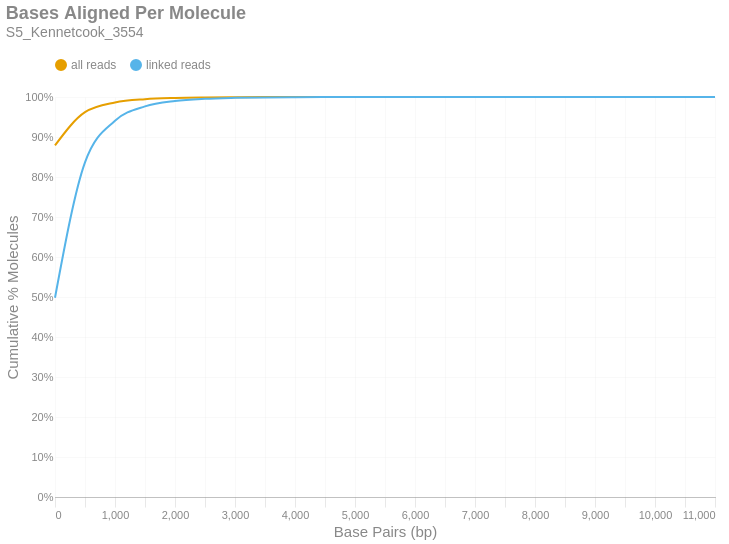

Write notebook code for a chart like this one.
### Markdown cell above
### Bases Aligned Per Molecule
This is a cumulative frequency distribution showing the number of base pairs aligned per unique molecule. These data are shown in 500 bp bins. There are two distributions: one with `all reads` (yellow) and another with only `linked reads` (blue). The percent of molecules in the `linked reads` distribution is relative to the total number of linked molecules.

### Code cell
if SKIPLR:
    print_html(f"Skipped")
else:
    binned_df = consolidated_hist(valids['aligned_bp'], mask, 500, True)
    with SafeRender(binned_df):
        (
            density_plot(binned_df, 'Bases Aligned Per Molecule', samplename, 'basesper')
            .encode(
                x=alt.X('bin:Q', title="Base Pairs (bp)").axis(tickMinStep=500).scale(padding=0),
                y=alt.Y('value:Q', title='Cumulative % Molecules')
                    .axis(format='%')
                    .scale(domain = [0,1])
                    .stack(False),
                color=alt.Color("key:N").scale(domain = ["all reads", "linked reads"]),
                tooltip = [
                    alt.Tooltip("key:N", title = "Data Type"),
                    alt.Tooltip("range_label:N", title="Bases Aligned Per Molecule"),
                    alt.Tooltip("value:Q", format = ".2%", title="% Molecules (Cum.)")
                ]
            )
        ).display()

### Figure 1 — Vega-Lite specification as saved in the notebook (floating-point values rounded to 4 significant figures)
{"width": "container", "height": 400, "config": {"title": {"anchor": "start", "dy": -15, "fontSize": 18, "color": "#888888", "subtitleColor": "#888888", "subtitleFontSize": 14}, "arc": {"fill": "#0072B2"}, "axis": {"domainColor": "#888888", "domainWidth": 0.5, "gridWidth": 0.2, "grid": false, "titleFontWeight": 400, "titleFontSize": 15, "labelFontSize": 11, "labelColor": "#888888", "tickColor": "#888888", "tickWidth": 0.2, "titleColor": "#888888"}, "axisBand": {"grid": false}, "axisX": {"grid": true, "tickSize": 10, "domainCap": "round"}, "axisY": {"domain": false, "grid": true, "tickSize": 0, "domainCap": "round"}, "background": "transparent", "header": {"labelFontSize": 15, "labelColor": "#888888", "titleFontSize": 15, "titleFontWeight": 600, "titleColor": "#888888"}, "legend": {"labelFont": "sans-serif", "labelFontSize": 12, "labelColor": "#888888", "symbolSize": 100, "symbolType": "circle", "titleFontSize": 12, "titlePadding": 10, "titleColor": "#888888", "title": null, "orient": "top"}, "range": {"category": ["#E69F00", "#56B4E9", "#009E73", "#F0E442", "#0072B2", "#D55E00", "#CC79A7", "#000000"], "diverging": ["#cfe8f3", "#a2d4ec", "#73bfe2", "#46abdb", "#1696d2", "#12719e"]}, "area": {"fill": "#0072B2", "fillOpacity": 0.7, "line": true, "strokeOpacity": 0.7}, "line": {"color": "#0072B2", "stroke": "#0072B2", "strokeWidth": 2}, "trail": {"color": "#0072B2", "stroke": "#0072B2", "strokeWidth": 0, "size": 1}, "point": {"filled": true, "fillOpacity": 1.0, "size": 95}, "text": {"color": "#888888", "fontSize": 11, "align": "right", "fontWeight": 400, "size": 11}, "bar": {"fill": "#0072B2", "stroke": null}, "view": {"stroke": null, "continuousWidth": 660, "continuousHeight": 400}}, "data": {"name": "data-9d6bfc156258ffb523e59d05fb068ffc"}, "mark": {"type": "line", "interpolate": "monotone", "point": {"opacity": 0, "size": 275}}, "encoding": {"color": {"field": "key", "scale": {"domain": ["all reads", "linked reads"]}, "type": "nominal"}, "tooltip": [{"field": "key", "title": "Data Type", "type": "nominal"}, {"field": "range_label", "title": "Bases Aligned Per Molecule", "type": "nominal"}, {"field": "value", "format": ".2%", "title": "% Molecules (Cum.)", "type": "quantitative"}], "x": {"axis": {"tickMinStep": 500}, "field": "bin", "scale": {"padding": 0}, "title": "Base Pairs (bp)", "type": "quantitative"}, "y": {"axis": {"format": "%"}, "field": "value", "scale": {"domain": [0, 1]}, "stack": false, "title": "Cumulative % Molecules", "type": "quantitative"}}, "params": [{"name": "param_c36ac31b6afebe62", "select": {"type": "point", "fields": ["key"]}, "bind": "legend"}], "title": {"text": "Bases Aligned Per Molecule", "subtitle": "S5_Kennetcook_3554"}, "transform": [{"fold": ["all reads (cumsum)", "linked reads (cumsum)"]}, {"calculate": "replace(datum.key, ' (cumsum)', '')", "as": "key"}, {"filter": {"param": "param_c36ac31b6afebe62"}}], "usermeta": {"embedOptions": {"downloadFileName": "S5_Kennetcook_3554.basesper"}}, "$schema": "https://vega.github.io/schema/vega-lite/v6.1.0.json", "datasets": {"data-9d6bfc156258ffb523e59d05fb068ffc": [{"bin": "0.0", "interval": "0.0-500.0", "all reads": 0.8789, "linked reads": 0.498, "all reads (cumsum)": 0.8789, "linked reads (cumsum)": 0.498, "range_label": "0-499"}, {"bin": "500.0", "interval": "500.0-1000.0", "all reads": 0.08308, "linked reads": 0.3385, "all reads (cumsum)": 0.962, "linked reads (cumsum)": 0.8365, "range_label": "500-999"}, {"bin": "1000.0", "interval": "1000.0-1500.0", "all reads": 0.02424, "linked reads": 0.1041, "all reads (cumsum)": 0.9862, "linked reads (cumsum)": 0.9406, "range_label": "1000-1499"}, {"bin": "1500.0", "interval": "1500.0-2000.0", "all reads": 0.008332, "linked reads": 0.03589, "all reads (cumsum)": 0.9945, "linked reads (cumsum)": 0.9765, "range_label": "1500-1999"}, {"bin": "2000.0", "interval": "2000.0-2500.0", "all reads": 0.003139, "linked reads": 0.01353, "all reads (cumsum)": 0.9977, "linked reads (cumsum)": 0.99, "range_label": "2000-2499"}, {"bin": "2500.0", "interval": "2500.0-3000.0", "all reads": 0.001288, "linked reads": 0.005549, "all reads (cumsum)": 0.999, "linked reads (cumsum)": 0.9955, "range_label": "2500-2999"}, {"bin": "3000.0", "interval": "3000.0-3500.0", "all reads": 0.0005488, "linked reads": 0.002365, "all reads (cumsum)": 0.9995, "linked reads (cumsum)": 0.9979, "range_label": "3000-3499"}, {"bin": "3500.0", "interval": "3500.0-4000.0", "all reads": 0.0002702, "linked reads": 0.001164, "all reads (cumsum)": 0.9998, "linked reads (cumsum)": 0.9991, "range_label": "3500-3999"}, {"bin": "4000.0", "interval": "4000.0-4500.0", "all reads": 0.0001149, "linked reads": 0.000495, "all reads (cumsum)": 0.9999, "linked reads (cumsum)": 0.9996, "range_label": "4000-4499"}, {"bin": "4500.0", "interval": "4500.0-5000.0", "all reads": 5.136e-05, "linked reads": 0.0002213, "all reads (cumsum)": 0.9999, "linked reads (cumsum)": 0.9998, "range_label": "4500-4999"}, {"bin": "5000.0", "interval": "5000.0-5500.0", "all reads": 2.327e-05, "linked reads": 0.0001003, "all reads (cumsum)": 1.0, "linked reads (cumsum)": 0.9999, "range_label": "5000-5499"}, {"bin": "5500.0", "interval": "5500.0-6000.0", "all reads": 1.551e-05, "linked reads": 6.684e-05, "all reads (cumsum)": 1.0, "linked reads (cumsum)": 0.9999, "range_label": "5500-5999"}, {"bin": "6000.0", "interval": "6000.0-6500.0", "all reads": 7.756e-06, "linked reads": 3.342e-05, "all reads (cumsum)": 1.0, "linked reads (cumsum)": 1.0, "range_label": "6000-6499"}, {"bin": "6500.0", "interval": "6500.0-7000.0", "all reads": 3.983e-06, "linked reads": 1.716e-05, "all reads (cumsum)": 1.0, "linked reads (cumsum)": 1.0, "range_label": "6500-6999"}, {"bin": "7000.0", "interval": "7000.0-7500.0", "all reads": 4.193e-07, "linked reads": 1.807e-06, "all reads (cumsum)": 1.0, "linked reads (cumsum)": 1.0, "range_label": "7000-7499"}, {"bin": "7500.0", "interval": "7500.0-8000.0", "all reads": 6.289e-07, "linked reads": 2.71e-06, "all reads (cumsum)": 1.0, "linked reads (cumsum)": 1.0, "range_label": "7500-7999"}, {"bin": "8000.0", "interval": "8000.0-8500.0", "all reads": 2.096e-07, "linked reads": 9.033e-07, "all reads (cumsum)": 1.0, "linked reads (cumsum)": 1.0, "range_label": "8000-8499"}, {"bin": "8500.0", "interval": "8500.0-9000.0", "all reads": 0.0, "linked reads": 0.0, "all reads (cumsum)": 1.0, "linked reads (cumsum)": 1.0, "range_label": "8500-8999"}, {"bin": "9000.0", "interval": "9000.0-9500.0", "all reads": 2.096e-07, "linked reads": 9.033e-07, "all reads (cumsum)": 1.0, "linked reads (cumsum)": 1.0, "range_label": "9000-9499"}, {"bin": "9500.0", "interval": "9500.0-10000.0", "all reads": 0.0, "linked reads": 0.0, "all reads (cumsum)": 1.0, "linked reads (cumsum)": 1.0, "range_label": "9500-9999"}, {"bin": "10000.0", "interval": "10000.0-10500.0", "all reads": 0.0, "linked reads": 0.0, "all reads (cumsum)": 1.0, "linked reads (cumsum)": 1.0, "range_label": "10000-10499"}, {"bin": "10500.0", "interval": "10500.0-11000.0", "all reads": 2.096e-07, "linked reads": 9.033e-07, "all reads (cumsum)": 1.0, "linked reads (cumsum)": 1.0, "range_label": "10500-10999"}, {"bin": "11000.0", "interval": "11000.0-11500.0", "all reads": 2.096e-07, "linked reads": 9.033e-07, "all reads (cumsum)": 1.0, "linked reads (cumsum)": 1.0, "range_label": "11000-11499"}]}}
